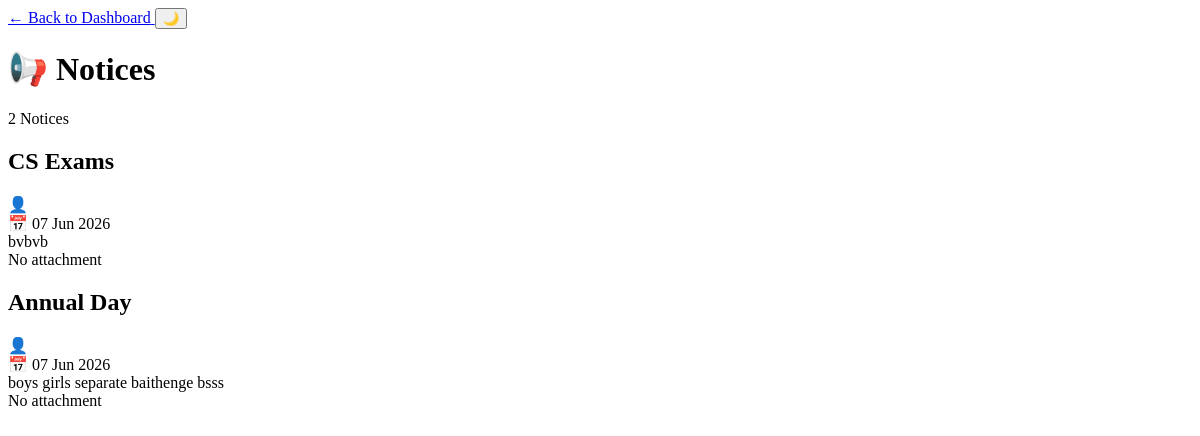
The page /academics/student/notices/ (signed in) on the database as committed earlier.
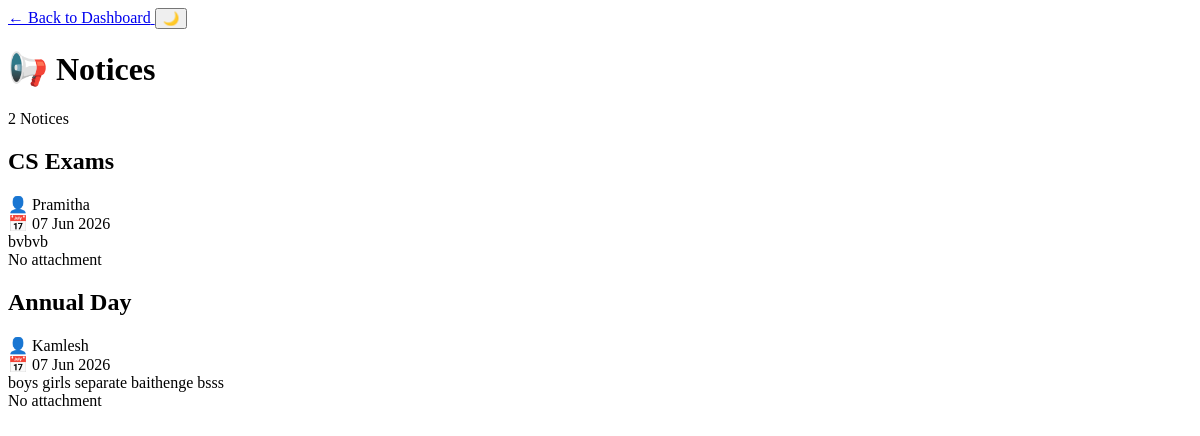
The same page on the database as committed later.
### academics/models.py (models this page shows, shortened)
class Notice(models.Model):
    NOTICE_TYPE_CHOICES=(
        ("GENERAL","General"),
        ("DEPARTMENT","Department"),
        ("CLASS","Class")
    )
    title=models.CharField(max_length=200)
    content=models.TextField(blank=True)
    created_by=models.ForeignKey("users.Profile",on_delete=models.PROTECT)
    notice_type=models.CharField(max_length=20,choices=NOTICE_TYPE_CHOICES)
    department=models.ForeignKey(Department, on_delete=models.PROTECT, blank=True,null=True)
    academic_class=models.ForeignKey(AcademicClass,on_delete=models.PROTECT, blank=True,null=True)
    attachment=models.FileField(upload_to="notices/", blank=True, null=True)
    created_at=models.DateTimeField(auto_now_add=True)

### users/models.py (models this page shows, shortened)
class Profile(models.Model):
    ROLE_CHOICES=(
        ('ADMIN','Admin'),
        ('FACULTY','Faculty'),
        ('STUDENT','Student')
    )
    user=models.OneToOneField(User,on_delete=models.CASCADE)
    full_name=models.CharField(max_length=100,default="")
    role=models.CharField(max_length=20,choices=ROLE_CHOICES)
    department = models.ForeignKey(
    Department,
    on_delete=models.PROTECT,
    null=True,
    blank=True
)
    academic_class=models.ForeignKey(AcademicClass, on_delete=models.PROTECT, null=True,blank=True)
    phone=models.CharField(max_length=10,blank=True)
    bio=models.TextField(blank=True)
    profile_photo=models.ImageField(
        upload_to='profile_photos/',
        blank=True,
        null=True
    )

### academics/views.py (the view)
# urls.py: path("student/notices/",views.student_notices, name="student_notices"),
@login_required
def student_notices(request):
    profile = request.user.profile
    student_class = profile.academic_class
    student_department = student_class.department
    notices = Notice.objects.filter(
        Q(notice_type="GENERAL")
        |
        Q(
            notice_type="DEPARTMENT",
            department=student_department
        )
        |
        Q(
            notice_type="CLASS",
            academic_class=student_class
        )
    ).order_by("-created_at")
    return render(
        request,
        "student/student_notices.html",
        {
            "notices": notices
        }
    )

### templates/student/student_notices.html (shortened to what this page needs)
<nav class="navbar">
    <div class="nav-container">
        <a href="
        {% if request.session.role == 'ADMIN' %}
            {% url 'admin_dashboard' %}
        {% elif request.session.role == 'FACULTY' %}
            {% url 'faculty_dashboard' %}
        {% else %}
            {% url 'student_dashboard' %}
        {% endif %}
        " class="back-link">
            <span>←</span>
            <span>Back to Dashboard</span>
        </a>
        <button class="theme-toggle" id="themeToggle" aria-label="Toggle dark mode">
            <span id="themeIcon">🌙</span>
        </button>
    </div>
</nav>
<main class="container">
    <div class="page-header">
        <h1>
            <span>📢</span>
            <span>Notices</span>
        </h1>
        {% if notices %}
        <div class="count-badge">{{ notices|length }} Notice{{ notices|length|pluralize }}</div>
        {% endif %}
    </div>
    {% if notices %}
    <div class="notices-list">
        {% for n in notices %}
        <div class="notice-card">
            <div class="notice-header">
                <h2 class="notice-title">{{ n.title }}</h2>
                <div class="notice-meta">
                    <div class="meta-item">
                        <span>👤</span>
                        <span>{{ n.created_by.full_name }}</span>
                    </div>
                    <div class="meta-item">
                        <span>📅</span>
                        <span>{{ n.created_at|date:"d M Y" }}</span>
                    </div>
                </div>
            </div>
            <div class="notice-content">
                {{ n.content }}
            </div>
            <div class="notice-footer">
                {% if n.attachment %}
                    <a href="{{ n.attachment.url }}" target="_blank" class="attachment-btn">
                        <span>📎</span>
                        <span>Download Attachment</span>
                    </a>
                {% else %}
                    <span class="no-attachment">No attachment</span>
                {% endif %}
            </div>
        </div>
        {% endfor %}
    </div>
    {% endif %}
</main>

Rows that differ between the two databases and show on the page:
changed through a linked row, Notice "CS Exams": created_by.full_name (not shown) → "Pramitha"
changed through a linked row, Notice "Annual Day": created_by.full_name (not shown) → "Kamlesh"
